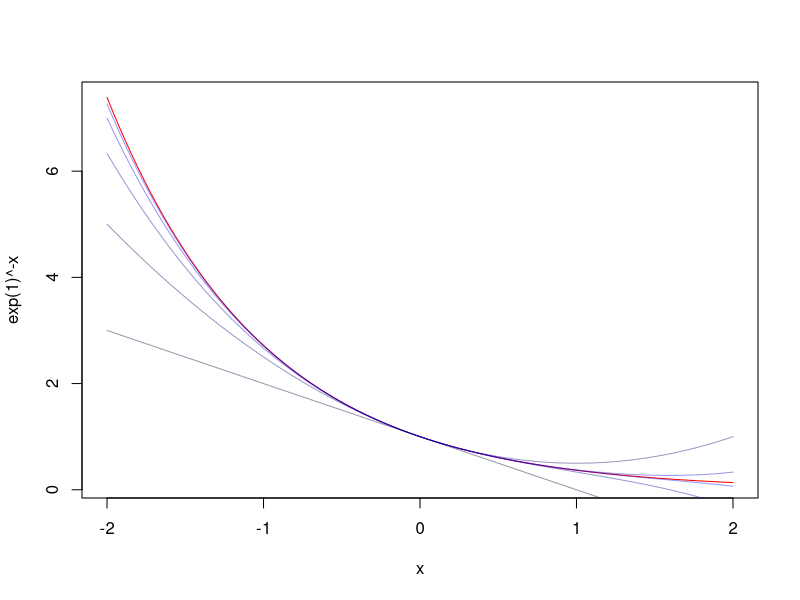

Generate this figure with R:
## ---- chunk 1
taylorSeries <- function(f){
  function(x){
    res <- 1
    n <- 1
    while(n <= f){
      c <- (((-x)^n) / factorial(n))
      res <- res + c
      n <- n + 1
    }
    res
  }
}
## ---- chunk 2
curve(expr = exp(1)^-x, -2,2, col='red')
for(i in 1:5){
  t <- taylorSeries(i)
  curve(t, -2,2, col=rgb(0,0,(51 * i)/255,.4),add=T)
}

## ---- chunk 3

